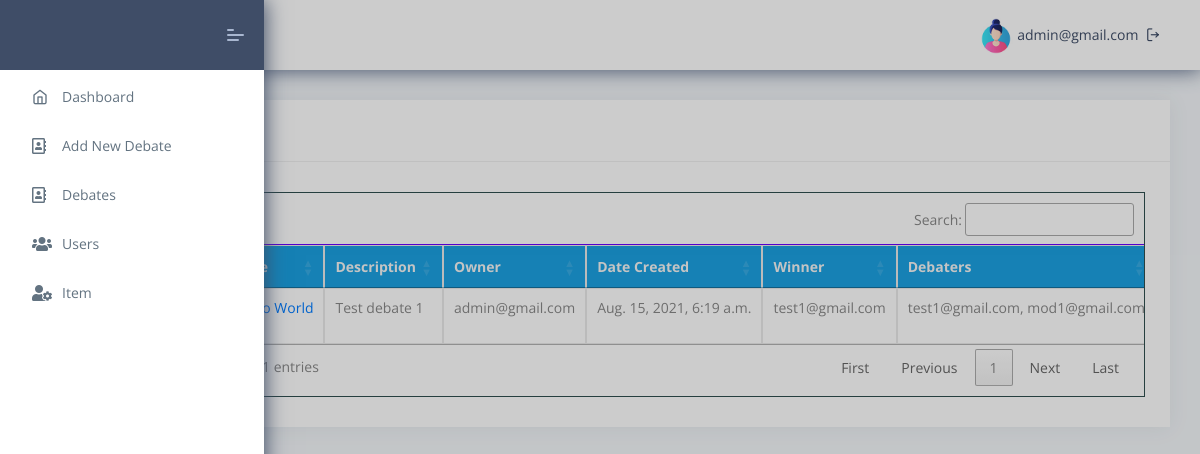
The page /debates/ (signed in) on the database its author committed.
### authentication/models.py (models this page shows)
class User(AbstractUser):
    username = None
    email = models.EmailField(_('email address'), null=True, blank=True, unique=True)
    phone_regex = RegexValidator( regex = r'^\+?1?\d{9,10}$', message ="Phone number must be entered in the format +919999999999. Up to 10 digits allowed.")
    phone       = models.CharField('Phone',validators =[phone_regex], max_length=10, null=True, unique=True)
    gender = models.CharField(_('Gender'), choices=gender_choices, max_length=50, null=True)
    picture = models.ImageField(default='/static/assets/images/user/avatar-1.jpg', null=True, blank=True)
    user_creation_date= models.DateTimeField(_("User Created On"),default=timezone.now)
    user_type = models.CharField(_('User Type'), choices=user_choices , max_length=50, null=True)
    debates = models.IntegerField(_("Debates"), default=0)
    debates_won = models.IntegerField(_("DWon"), default=0)
    debates_lost = models.IntegerField(_("DLost"), default=0)
    points = models.IntegerField(_("Points"), default=0)
    is_banned = models.BooleanField(_("Banned"), default=False)
    is_deleted = models.BooleanField(_("Deleted"), default=False)
    USERNAME_FIELD = 'email'
    REQUIRED_FIELDS = []
    objects = UserManager()
    def __str__(self):
        return f'{self.email}' or ''

### app/models.py (models this page shows, shortened)
class Discussion(models.Model):
    created_at = models.DateTimeField(auto_now_add=True)
    owner = models.ForeignKey(User, on_delete=models.CASCADE)
    text = models.TextField()
    title = models.TextField()
    participant1 = models.ForeignKey(User, on_delete=models.SET_NULL , blank=True, null=True, related_name='pt1')
    p1like = models.IntegerField(_("P1 likes"), null=True, blank=True, default=0)
    p1dislike = models.IntegerField(_("P1 likes"), null=True, blank=True, default=0)
    participant2 = models.ForeignKey(User, on_delete=models.SET_NULL , blank=True, null=True, related_name='pt2')
    p2like = models.IntegerField(_("P2 likes"), null=True, blank=True, default=0)
    p2dislike = models.IntegerField(_("P2 likes"), null=True, blank=True, default=0)
    winner = models.ForeignKey(User, on_delete=models.SET_NULL , blank=True, null=True, related_name='winr')
    loser = models.ForeignKey(User, on_delete=models.SET_NULL , blank=True, null=True, related_name='loser')
    is_closed = models.BooleanField(_("Closed"), default=False)
    is_deleted = models.BooleanField(_("Deleted"), default=False)

### app/views.py (the view)
# urls.py: path('debates/', views.debates, name='debates'),
@login_required(login_url="/login/")
def debates(request):
    disc= None
    if request.user.user_type == "1" or request.user.is_superuser:
        disc = Discussion.objects.all().filter(is_deleted=False)
    if request.user.user_type == "3":
        print('in debater')
        disc = Discussion.objects.all().filter(Q(participant1=request.user) | Q(participant1=request.user) | Q(is_deleted=False))
        print('disc: ', disc)
    try:
        if request.method == 'POST':
            pk = request.POST.get('pk')
            if pk != '':
                print('in pk')
                disc = Discussion.objects.all().filter(id=pk)
                disc.update(is_deleted=True)
                print('User: ', disc)
                msg = 'Debate is deleted successfully'
            context = {'msg': msg,'success':True,'url':'/debates/'}
            html_template = loader.get_template('includes/alert.html')
            return HttpResponse(html_template.render(context, request))
    except Exception as e:
        print('Exception: ', e)
        pass
    context = { 'disc':disc }
    html_template = loader.get_template('debates.html')
    return HttpResponse(html_template.render(context, request))

### DebateWeb/templates/debates.html (shortened to what this page needs)
{% extends "layouts/base.html" %}
{% block content %}
<div class="pcoded-content">
    <div class="pcoded-inner-content">
        <div class="main-body">
            <div class="page-wrapper">
                <div class="row">
                    <div class="col-xl-12">
                        <div class="card">
                            <div class="card-header">
                                <h5>Debates</h5>
                            </div>
                            <div class="card-block table-border-style">
                                {% if request.user.user_type == "1" or request.user.is_superuser %}
                                <div class="table-responsive">
                                    <table class="text-center table table-bordered" id="tbleCust">
                                        <thead>
                                            <tr>
                                                <th scope="col">SR.No</th>
                                                <th scope="col">Title</th>
                                                <th scope="col">Description</th>
                                                <th scope="col">Owner</th>
                                                <th scope="col">Date Created</th>
                                                <th scope="col">Winner</th>
                                                <th scope="col">Debaters</th>
                                            </tr>
                                        </thead>
                                        <tbody>
                                            {% for SR in disc %}
                                            <tr>
                                                <td scope="col">
                                                    {{ forloop.counter }}.</td>
                                                <td scope="col"><a href="{% url 'discussion' SR.pk%}" target="__blank">{{SR.title}}</a></td>
                                                <td scope="col">{{SR.text}}</td>
                                                <td scope="col">{{SR.owner}}</td>
                                                <td scope="col">{{SR.created_at}}</td>
                                                <td scope="col">{{SR.winner}}</td>
                                                <td scope="col">{{SR.participant1}}, {{SR.participant2}}</td>
                                            </tr>
                                            {% endfor %}
                                        </tbody>
                                    </table>
                                </div>
                                {% endif %}
                            </div>
                        </div>
                    </div>
                </div>
            </div>
        </div>
    </div>
</div>
{% endblock content %}

### DebateWeb/templates/includes/navigation.html (shortened to what this page needs)
<header class="navbar pcoded-header navbar-expand-lg navbar-light">
    <div class="collapse navbar-collapse">
        <ul class="navbar-nav mr-auto">
            <li><img src="" alt="" class="img-fluid" style="height:46px;"></li>
            <li><a href="#!" class="full-screen" onclick="javascript:toggleFullScreen()"></a></li>
        </ul>
        <ul class="navbar-nav ml-auto">
            <li>
                <div class="pro-head">
                    <a href="#" title="Profile"><img src="/static/assets/images/user/avatar-1.jpg" class="img-radius" style="width: 36px;" alt="User-Profile-Image">
                    <span>{{request.user}}</span></a>
                    <a href="{% url 'logout' %}" class="dud-logout ml-1" title="Logout">
                        <i class="feather icon-log-out"></i>
                    </a>
                </div>
            </li>
        </ul>
    </div>
</header>

### rows shown on the page
User: user "admin@gmail.com"
Discussion: title "Hello World", text "Test debate 1", owner "admin@gmail.com", created_at "Aug. 15, 2021, 6:19 a.m.", winner "test1@gmail.com", participant1 "test1@gmail.com", participant2 "mod1@gmail.com"
